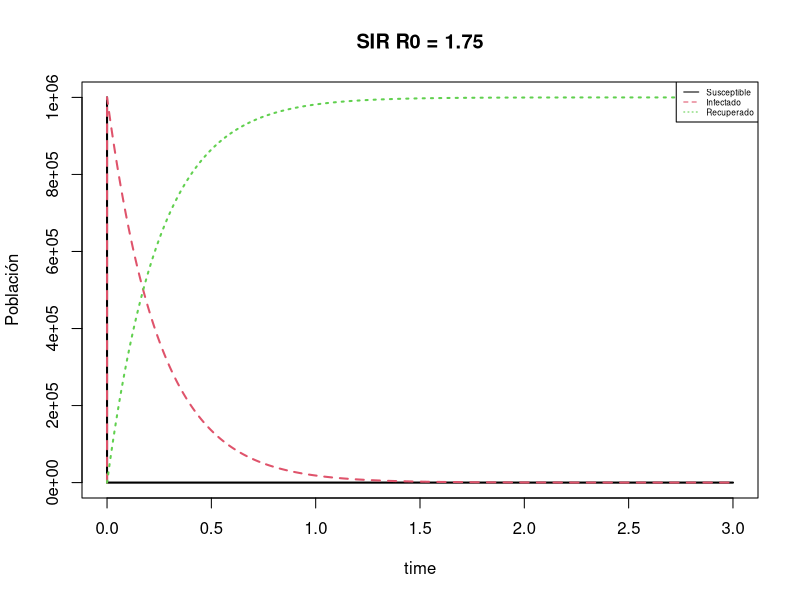
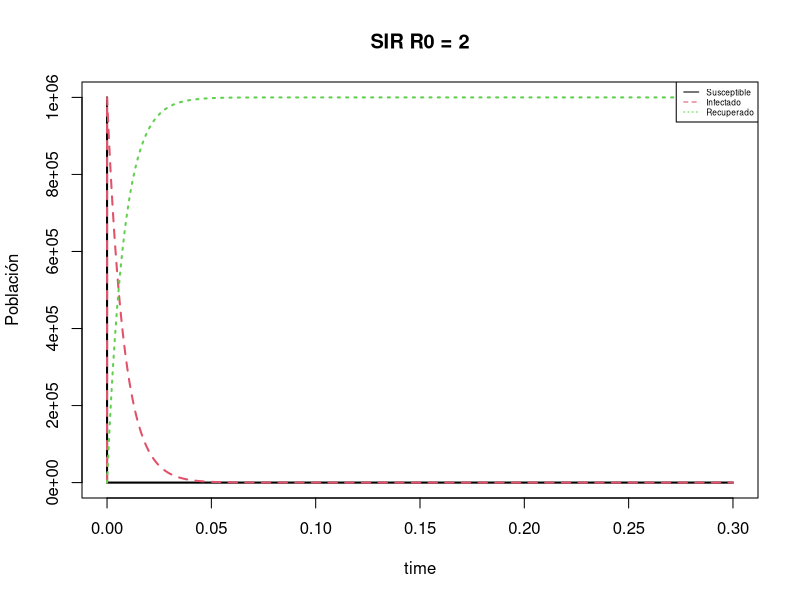
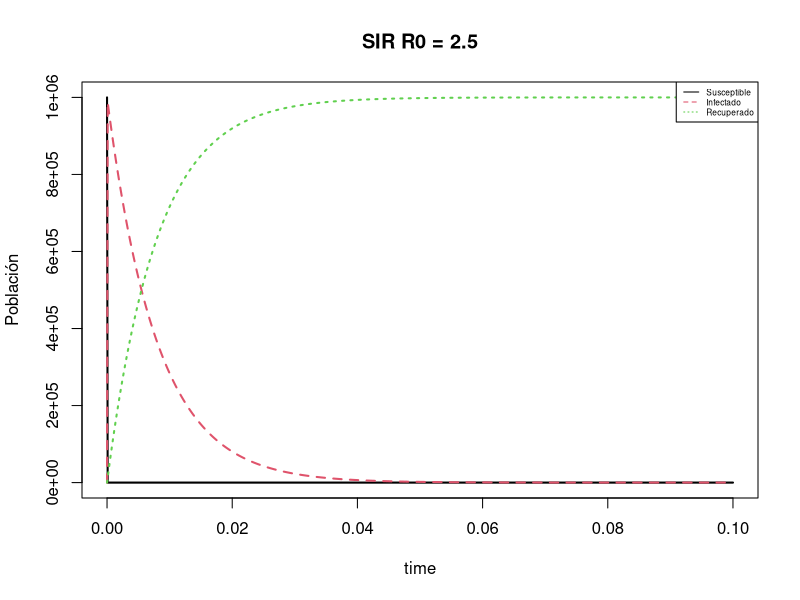
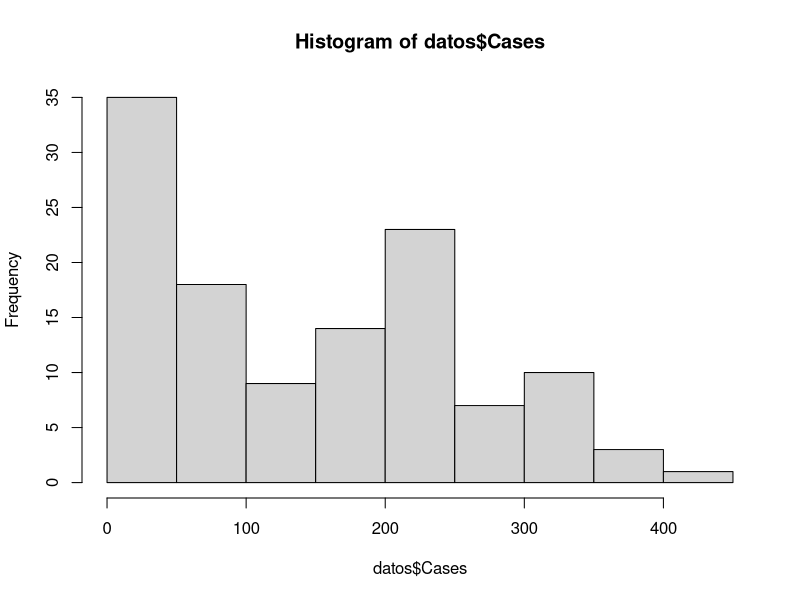
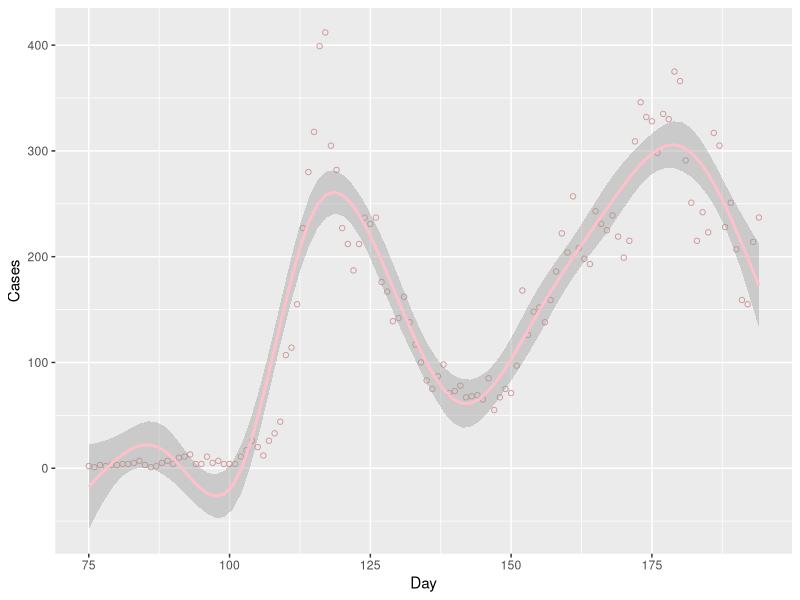

Write the R code that produced these figures, in order.
## ---- chunk 1
knitr::opts_chunk$set(echo = TRUE)
## ---- chunk 2
library(deSolve) #Cargar la libreria

SIR <- function(t, state, parameters) { #Crear una nueva función
  with(as.list(c(state, parameters)), { #Definir las ecuaciones
    dS <- -b*S*I
    dI <- b*S*I -d*I
    dR <- d*I
    list(c(dS, dI, dR)) #lista que contiene las ecuaciones del modelo
  })
}
#en el modelo no se incluye la tasa de nacimiento y muerte porque si la poblacion se conserva estas se eliminan en las ecuaciones

parameters <- c(b = 7, d = 4) #Establecer los parametros
state <- c(S = 10^6, I = 1, R = 0) #establecer las condiciones iniciales
t <- seq(0, 3, by = 0.00001) 
out <- ode(state, t, SIR, parameters) 

## Grafica del modelo ##
matplot(out[ , 1], out[ , 2:4], type = "l", xlab = "time", ylab = "Población",
        main = "SIR R0 = 1.75", lwd = 2) 
legend("topright", c("Susceptible", "Infectado","Recuperado"), col = 1:3,lty=1:3,cex=0.5)
#recuadro para señalar cada ecuacion

## ---- chunk 3
library(deSolve) #Cargar la libreria

SIR2 <- function(t, state, parameters) { #Crear una nueva función
  with(as.list(c(state, parameters)), { #Definir las ecuaciones
    dS <- -b*S*I
    dI <- b*S*I -d*I
    dR <- d*I
    list(c(dS, dI, dR)) #lista que contiene las ecuaciones del modelo
  })
}
#en el modelo no se incluye la tasa de nacimiento y muerte porque si la poblacion se conserva estas se eliminan en las ecuaciones

parameters <- c(b = 250, d = 125) #Establecer los parametros
state <- c(S = 10^6, I = 1, R = 0) #establecer las condiciones iniciales
t <- seq(0, 0.3, by = 0.00001) 
out <- ode(state, t, SIR2, parameters) 

## Grafica del modelo ##
matplot(out[ , 1], out[ , 2:4], type = "l", xlab = "time", ylab = "Población",
        main = "SIR R0 = 2", lwd = 2) 
legend("topright", c("Susceptible", "Infectado","Recuperado"), col = 1:3,lty=1:3,cex=0.5)
#recuadro para señalar cada ecuacion
## ---- chunk 4
library(deSolve) #Cargar la libreria

SIR3 <- function(t, state, parameters) { #Crear una nueva función
  with(as.list(c(state, parameters)), { #Definir las ecuaciones
    dS <- -b*S*I
    dI <- b*S*I -d*I
    dR <- d*I
    list(c(dS, dI, dR)) #lista que contiene las ecuaciones del modelo
  })
}
#en el modelo no se incluye la tasa de nacimiento y muerte porque si la poblacion se conserva estas se eliminan en las ecuaciones

parameters <- c(b = 315, d = 126) #Establecer los parametros
state <- c(S = 10^6, I = 1, R = 0) #establecer las condiciones iniciales
t <- seq(0, 0.1, by = 0.0001) 
out <- ode(state, t, SIR3, parameters) 

## Grafica del modelo ##
matplot(out[ , 1], out[ , 2:4], type = "l", xlab = "time", ylab = "Población",
        main = "SIR R0 = 2.5", lwd = 2) 
legend("topright", c("Susceptible", "Infectado","Recuperado"), col = 1:3,lty=1:3,cex=0.5)
#recuadro para señalar cada ecuacion
## ---- chunk 5
datos <- read.csv("influenza.csv")
datos
## ---- chunk 6
hist(datos$Cases)
## ---- chunk 7
library (ggplot2)

gragam <- ggplot (datos, aes(x=Day, y= Cases))+
  geom_point (shape=1, colour ="rosybrown3") +  #tipo de grafica, una grafica de puntos, shape indica que tipo de punto
  geom_smooth (method= "gam", colour = "pink")      #agrega la linea de ajuste

gragam 
